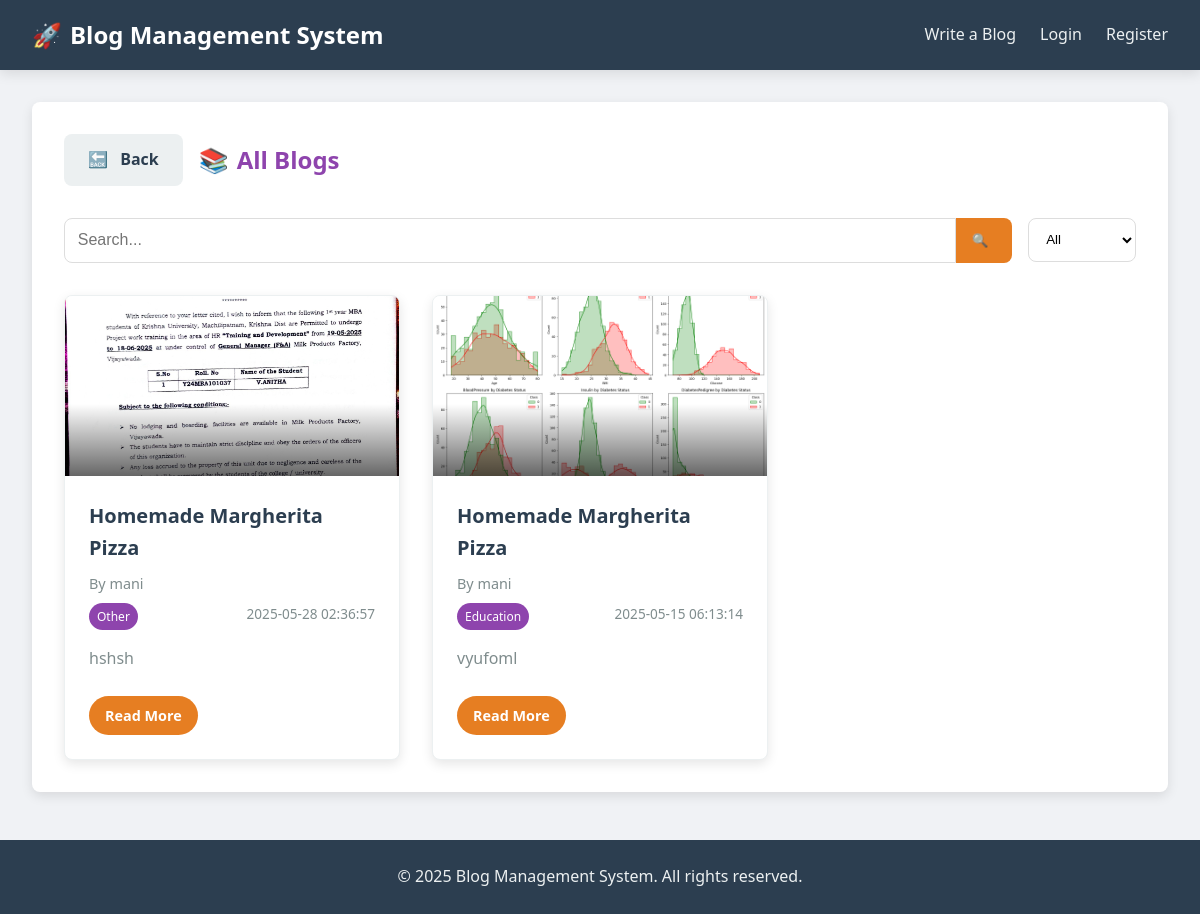
Screenshot of /blogs with the database file from the repository.
### tables this page shows
CREATE TABLE blogs (
        id INTEGER PRIMARY KEY AUTOINCREMENT,
        title TEXT NOT NULL,
        author TEXT NOT NULL,
        tags TEXT,
        domain TEXT NOT NULL,
        content TEXT NOT NULL,
        image_path TEXT,
        created_at TIMESTAMP DEFAULT CURRENT_TIMESTAMP
    );

### app.py (the view)
@app.route('/blogs')
def view_blogs():
    domain_filter = request.args.get('domain', 'All')
    search_query = request.args.get('search', '')
    conn = sqlite3.connect('blog.db')
    conn.row_factory = sqlite3.Row
    c = conn.cursor()
    query = "SELECT * FROM blogs"
    params = []
    conditions = []
    if domain_filter != 'All':
        conditions.append("domain = ?")
        params.append(domain_filter)
    if search_query:
        conditions.append("(title LIKE ? OR content LIKE ? OR tags LIKE ?)")
        search_term = f"%{search_query}%"
        params.extend([search_term, search_term, search_term])
    if conditions:
        query += " WHERE " + " AND ".join(conditions)
    query += " ORDER BY created_at DESC"
    c.execute(query, params)
    blogs = c.fetchall()
    c.execute("SELECT DISTINCT domain FROM blogs")
    domains = [row[0] for row in c.fetchall()]
    conn.close()
    return render_template('blogs.html', blogs=blogs, domains=domains,
                           current_domain=domain_filter, search_query=search_query)

### templates/blogs.html (shortened to what this page needs)
<!DOCTYPE html>
<html lang="en">
<head>
    <link rel="stylesheet" href="{{ url_for('static', filename='css/styles.css') }}">
</head>
<body>
    <header>
        <nav>
            <div class="logo">
                <a href="{{ url_for('index') }}">
                    <span class="rocket-icon">🚀</span> Blog Management System
                </a>
            </div>
            <div class="nav-links">
                <a href="{{ url_for('write_blog') }}">Write a Blog</a>
                {% if session.logged_in %}
                    {% if session.is_admin %}
                        <a href="{{ url_for('admin_dashboard') }}">Admin Dashboard</a>
                    {% endif %}
                    <a href="{{ url_for('logout') }}">Logout ({{ session.username }})</a>
                {% else %}
                    <a href="{{ url_for('login') }}">Login</a>
                    <a href="{{ url_for('register') }}">Register</a>
                {% endif %}
            </div>
        </nav>
    </header>
    <main>
        <div class="blogs-container">
            <div class="blogs-header">
                <a href="{{ url_for('index') }}" class="back-btn btn btn-secondary">
                    <span class="icon">🔙</span> Back
                </a>
                <h2>
                    <span class="icon">📚</span> All Blogs
                </h2>
            </div>
            <div class="search-filter-container">
                <form action="{{ url_for('view_blogs') }}" method="get" class="search-form">
                    <div class="search-input">
                        <input type="text" name="search" placeholder="Search..." value="{{ search_query }}">
                        <button type="submit" class="search-btn">
                            <span class="icon">🔍</span>
                        </button>
                    </div>
                    <div class="filter-dropdown">
                        <select name="domain" onchange="this.form.submit()">
                            <option value="All" {% if current_domain == 'All' %}selected{% endif %}>All</option>
                        </select>
                    </div>
                </form>
            </div>
            <div class="blogs-grid">
                {% if blogs %}
                    {% for blog in blogs %}
                        <div class="blog-card">
                            <div class="blog-image">
                                {% if blog.image_path %}
                                    <img src="{{ url_for('static', filename=blog.image_path) }}" alt="{{ blog.title }}">
                                {% else %}
                                    <div class="no-image">No Image</div>
                                {% endif %}
                            </div>
                            <div class="blog-content">
                                <h3 class="blog-title">{{ blog.title }}</h3>
                                <p class="blog-author">By {{ blog.author }}</p>
                                <div class="blog-meta">
                                    <span class="blog-domain">{{ blog.domain }}</span>
                                    <span class="blog-date">{{ blog.created_at }}</span>
                                </div>
                                <div class="blog-preview">
                                    {{ blog.content[:150] }}{% if blog.content|length > 150 %}...{% endif %}
                                </div>
                                <a href="{{ url_for('view_blog', blog_id=blog.id) }}" class="btn btn-read-more">Read More</a>
                            </div>
                        </div>
                    {% endfor %}
                {% else %}
                    <div class="no-blogs-message">
                        <p>No blogs found. Be the first to <a href="{{ url_for('write_blog') }}">write a blog</a>!</p>
                    </div>
                {% endif %}
            </div>
        </div>
    </main>
    <footer>
        <p>&copy; 2025 Blog Management System. All rights reserved.</p>
    </footer>
</body>
</html>

### static/css/styles.css (style rules this page uses)
:root { --primary-color: #8e44ad; --primary-dark: #6c3483; --secondary-color: #e67e22; --accent-color: #2ecc71; --light-color: #f7f9fa; --dark-color: #2c3e50; --gray-color: #7f8c8d; --light-gray: #ecf0f1; --success-color: #27ae60; --error-color: #e74c3c; --info-color: #3498db; --warning-color: #f39c12; --box-shadow: 0 4px 12px rgba(0, 0, 0, 0.1); --border-radius: 8px; --gradient-1: linear-gradient(135deg, #8e44ad, #9b59b6); --gradient-2: linear-gradient(135deg, #e67e22, #f39c12); --gradient-3: linear-gradient(135deg, #2ecc71, #27ae60); }
* { margin: 0; padding: 0; box-sizing: border-box; }
body { font-family: 'Segoe UI', Tahoma, Geneva, Verdana, sans-serif; line-height: 1.6; color: var(--dark-color); background-color: #f0f2f5; }
a { text-decoration: none; color: var(--primary-color); }
header { background-color: var(--dark-color); box-shadow: var(--box-shadow); position: sticky; top: 0; z-index: 100; }
nav { display: flex; justify-content: space-between; align-items: center; padding: 1rem 2rem; max-width: 1200px; margin: 0 auto; }
.logo a { font-size: 1.5rem; font-weight: 700; color: #fff; display: flex; align-items: center; }
.rocket-icon { margin-right: 0.5rem; font-size: 1.5rem; color: var(--secondary-color); }
.nav-links { display: flex; gap: 1.5rem; }
.nav-links a { color: #ecf0f1; font-weight: 500; transition: color 0.3s; }
main { max-width: 1200px; margin: 2rem auto; padding: 0 2rem; }
footer { text-align: center; padding: 1.5rem; margin-top: 3rem; background-color: var(--dark-color); color: #ecf0f1; }
.btn { display: inline-block; padding: 0.8rem 1.5rem; border: none; border-radius: var(--border-radius); background-color: var(--primary-color); color: white; font-weight: 600; cursor: pointer; transition: background-color 0.3s, transform 0.3s; }
.btn-secondary { background-color: var(--light-gray); color: var(--dark-color); }
.icon { margin-right: 0.5rem; color: var(--secondary-color); }
.blogs-container { background-color: white; padding: 2rem; border-radius: var(--border-radius); box-shadow: var(--box-shadow); }
.blogs-header { display: flex; align-items: center; margin-bottom: 2rem; }
.blogs-header h2 { margin-left: 1rem; color: var(--primary-color); display: flex; align-items: center; }
.search-filter-container { display: flex; justify-content: space-between; margin-bottom: 2rem; }
.search-form { display: flex; width: 100%; gap: 1rem; }
.search-input { display: flex; flex: 1; }
.search-input input { flex: 1; padding: 0.8rem; border: 1px solid #ddd; border-radius: var(--border-radius) 0 0 var(--border-radius); font-size: 1rem; }
.search-btn { padding: 0.8rem 1rem; background-color: var(--secondary-color); color: white; border: none; border-radius: 0 var(--border-radius) var(--border-radius) 0; cursor: pointer; }
.filter-dropdown select { padding: 0.8rem; border: 1px solid #ddd; border-radius: var(--border-radius); background-color: white; cursor: pointer; }
.blogs-grid { display: grid; grid-template-columns: repeat(auto-fill, minmax(300px, 1fr)); gap: 2rem; }
.blog-card { border-radius: var(--border-radius); overflow: hidden; box-shadow: var(--box-shadow); transition: transform 0.3s, box-shadow 0.3s; background-color: white; border: 1px solid var(--light-gray); height: 100%; display: flex; flex-direction: column; }
.blog-image { height: 180px; overflow: hidden; position: relative; }
.blog-image::after { content: ''; position: absolute; bottom: 0; left: 0; width: 100%; height: 40%; background: linear-gradient(to top, rgba(0, 0, 0, 0.6), transparent); }
.blog-image img { width: 100%; height: 100%; object-fit: cover; transition: transform 0.5s; }
.blog-content { padding: 1.5rem; flex: 1; display: flex; flex-direction: column; }
.blog-title { font-size: 1.25rem; margin-bottom: 0.5rem; color: var(--dark-color); }
.blog-author { color: var(--gray-color); font-size: 0.9rem; margin-bottom: 0.5rem; }
.blog-meta { display: flex; justify-content: space-between; margin-bottom: 1rem; font-size: 0.85rem; }
.blog-domain { background-color: var(--primary-color); color: white; padding: 0.25rem 0.5rem; border-radius: 20px; font-size: 0.75rem; }
.blog-date { color: var(--gray-color); }
.blog-preview { color: var(--gray-color); margin-bottom: 1.5rem; flex: 1; }
.btn-read-more { align-self: flex-start; padding: 0.5rem 1rem; background-color: var(--secondary-color); color: white; border-radius: 20px; font-size: 0.9rem; transition: background-color 0.3s, transform 0.3s; }

### rows the page displays
blogs: image_path (picture), title "Homemade Margherita Pizza", author "mani", domain "Other", created_at "2025-05-28 02:36:57", content "hshsh"
blogs: image_path (picture), title "Homemade Margherita Pizza", author "mani", domain "Education", created_at "2025-05-15 06:13:14", content "vyufoml"
